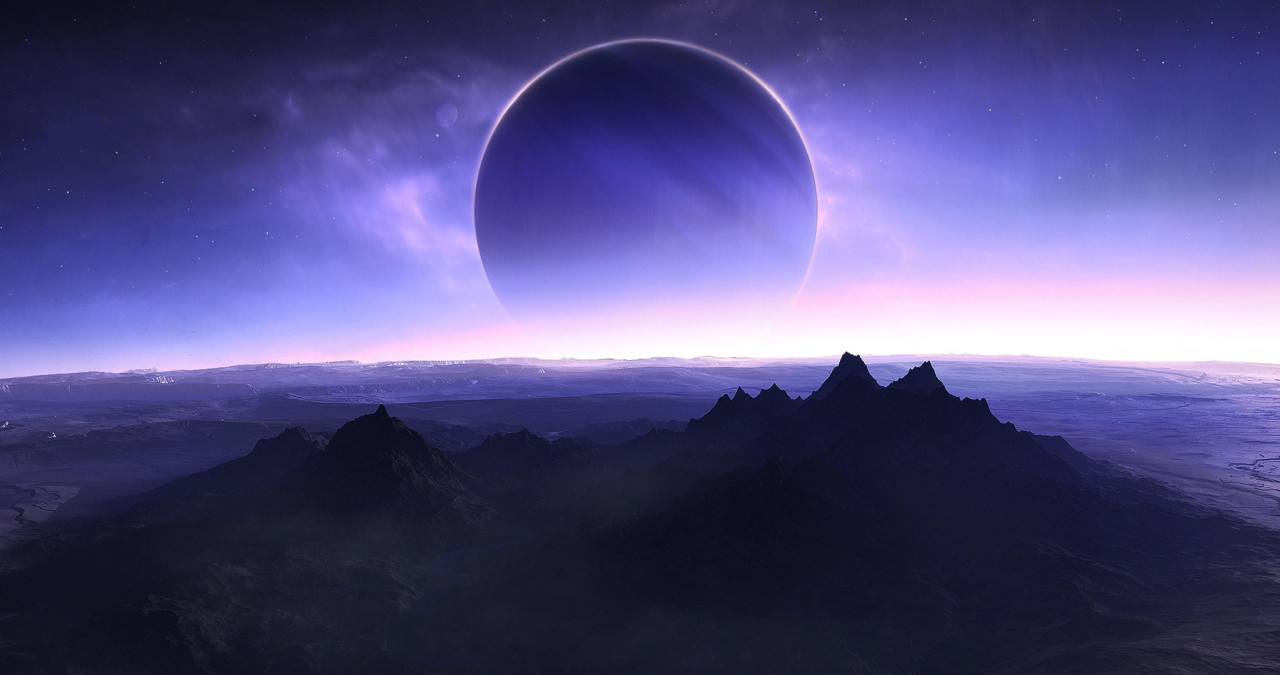
#> input picture Profile System/profileimage.jpg, 3840 x 2025 px (shown at 1/3 size)
$ python main.py
#> lines starting #> are read from the running program, lines starting #| are printed output that depends on the picture
from PIL import Image, ImageDraw, ImageFont, ImageFilter


with Image.open("profileimage.jpg") as img :
#> img is the input picture: PIL image 3840x2025 RGB; mean R, G, B 80.2, 76.3, 127.5
    imgcropped = img.crop((0, 0, 1000, 600))
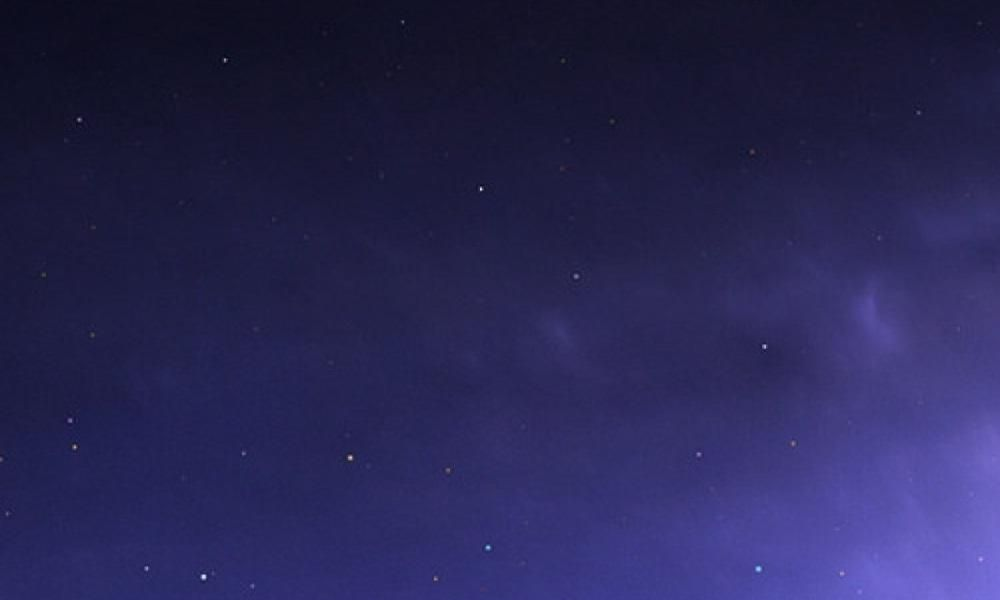
#> imgcropped: PIL image 1000x600 RGB; mean R, G, B 40, 38, 84
    image_resized = img.resize((900, 500))
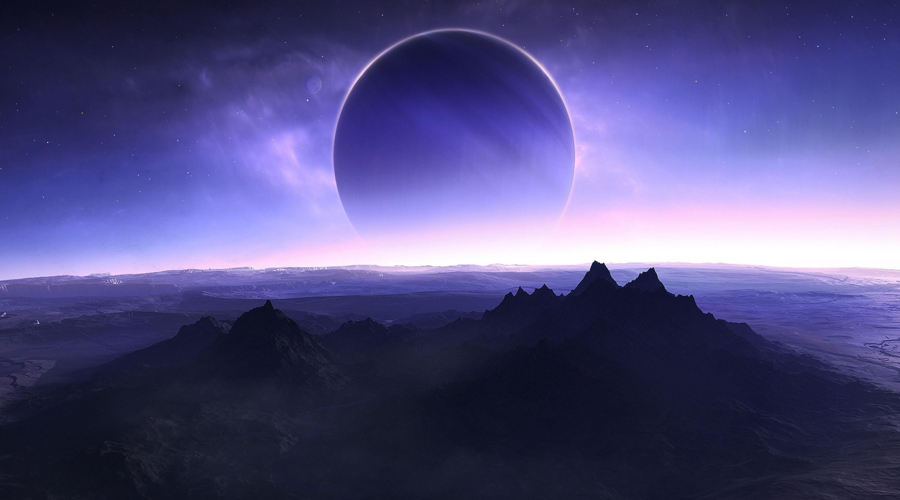
#> image_resized: PIL image 900x500 RGB; mean R, G, B 80.2, 76.3, 127.5
    imgmain = image_resized.filter(ImageFilter.GaussianBlur(radius=4))

    draw = ImageDraw.Draw(imgmain)
    font1 = ImageFont.truetype("arial.ttf", 40)
    draw.text((100, 100), text="Name : ", font=font1, fill="white")
    draw.text((250, 100), text="Jackson ", font=font1, fill="white")
    imgmain.show()
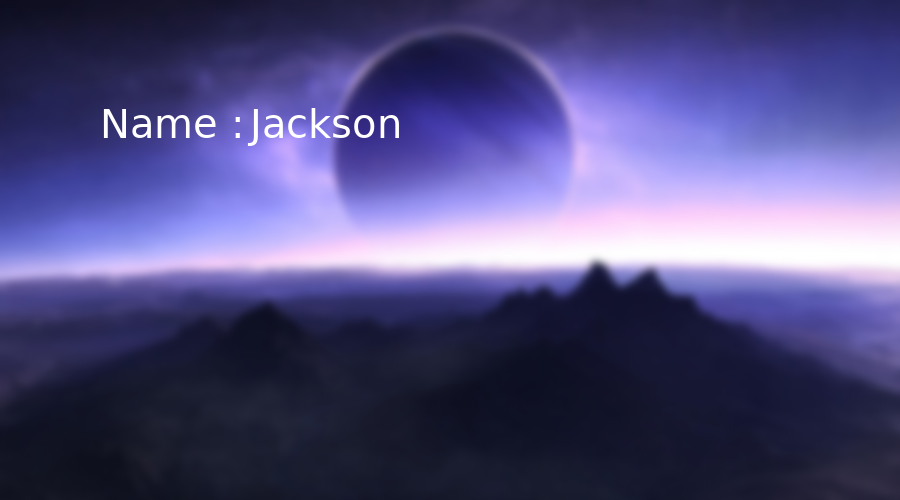
#> shown: PIL image 900x500 RGB; mean R, G, B 81.1, 77.2, 128
